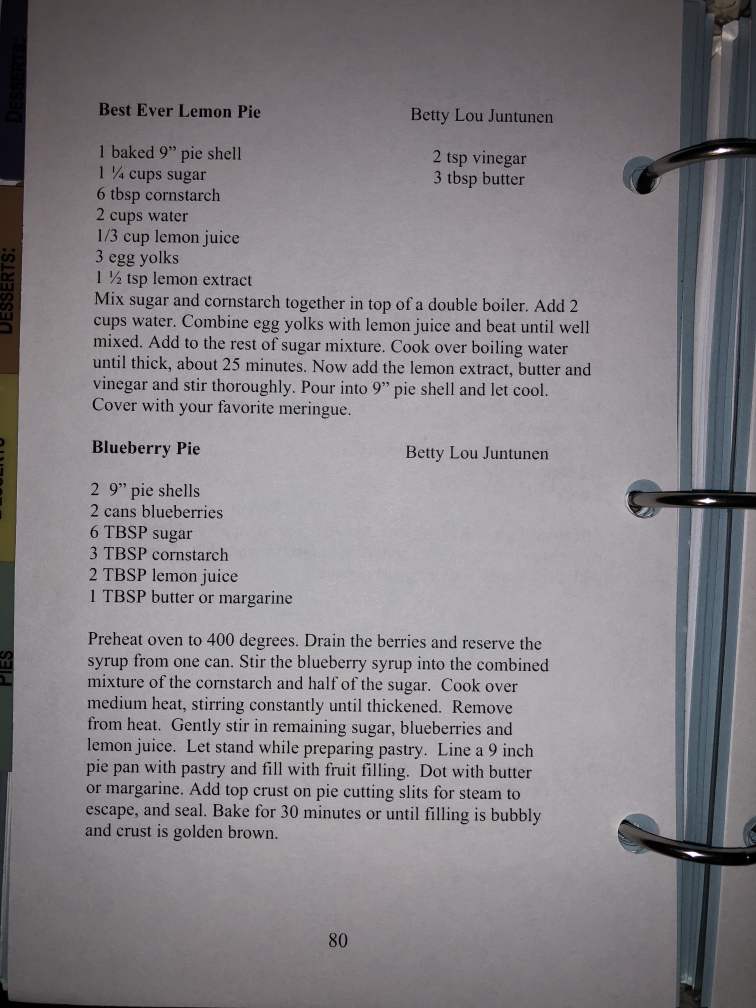
#> input picture data/test-recipe.jpg, 3024 x 4032 px (shown at 1/4 size)
$ python ascii_art.py ../data/test-recipe.jpg
#> lines starting #> are read from the running program, lines starting #| are printed output that depends on the picture
#> in handle_image_conversion, image is the input picture: PIL image 3024x4032 RGB; mean R, G, B 132.5, 129.2, 133
from PIL import Image

ASCII_CHARS = ['!', '?', '%', '.', '-', '+', '.', '*', ':', ',', '@']


def scale_image(image, new_width=100):
    """Resizes an image preserving the aspect ratio.
    """
#> called with new_width = 100
    (original_width, original_height) = image.size
#> original_width = 3024; original_height = 4032
    aspect_ratio = original_height / float(original_width)
#> aspect_ratio = 1.33
    new_height = int(aspect_ratio * new_width)
#> new_height = 133

    new_image = image.resize((new_width, new_height))
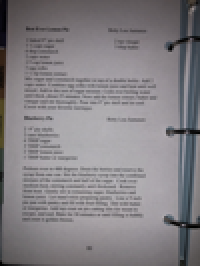
#> new_image: PIL image 100x133 RGB (shown 2 times larger); mean R, G, B 132.5, 129.2, 133
    return new_image


def convert_to_grayscale(image):
    return image.convert('L')


def map_pixels_to_ascii_chars(image, range_width=25):
    """Maps each pixel to an ascii char based on the range
    in which it lies.

    0-255 is divided into 11 ranges of 25 pixels each.
    """
#> called with range_width = 25

    pixels_in_image = list(image.getdata())
#> pixels_in_image = 13300 values, max 180 at index 8957, min 0 at index 2485, mean 130.6
    pixels_to_chars = [
        ASCII_CHARS[pixel_value // range_width]
        for pixel_value in pixels_in_image
    ]
#> pixels_to_chars = 13300 items, first 6: '!', '!', '!', '?', '%', '%'

    return "".join(pixels_to_chars)


def convert_image_to_ascii(image, new_width=100):
    image = scale_image(image)
    image = convert_to_grayscale(image)

    pixels_to_chars = map_pixels_to_ascii_chars(image)
    len_pixels_to_chars = len(pixels_to_chars)
#> len_pixels_to_chars = 13300

    image_ascii = [
        pixels_to_chars[index: index + new_width]
        for index in range(0, len_pixels_to_chars, new_width)
    ]
#> image_ascii = 133 items

    return "\n".join(image_ascii)


def handle_image_conversion(image_filepath):
    image = None
    try:
        image = Image.open(image_filepath)
    except Exception as e:
        print("Unable to open image file {image_filepath}.".format(image_filepath=image_filepath))
        print(e)
        return

    image_ascii = convert_image_to_ascii(image)
    print(image_ascii)


if __name__ == '__main__':
    import sys
    if len(sys.argv) > 1:
        image_file_path = sys.argv[1]
        handle_image_conversion(image_file_path)
    else:
        print("Please specify a path")
        sys.exit(1)
